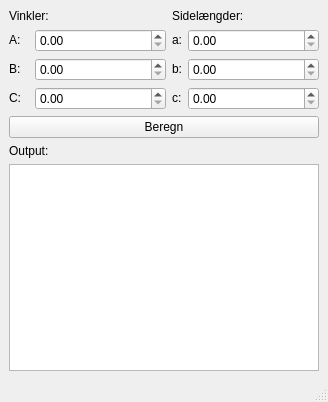
<?xml version="1.0" encoding="UTF-8"?>
<ui version="4.0">
 <class>TrekantsberegnerVindue</class>
 <widget class="QMainWindow" name="TrekantsberegnerVindue">
  <property name="geometry">
   <rect>
    <x>0</x>
    <y>0</y>
    <width>328</width>
    <height>402</height>
   </rect>
  </property>
  <property name="windowTitle">
   <string>Trekantsberegner</string>
  </property>
  <widget class="QWidget" name="centralwidget">
   <layout class="QVBoxLayout" name="verticalLayout_2">
    <item>
     <layout class="QGridLayout" name="gridLayout">
      <item row="4" column="0">
       <widget class="QLabel" name="vinkel_C_label">
        <property name="minimumSize">
         <size>
          <width>20</width>
          <height>20</height>
         </size>
        </property>
        <property name="maximumSize">
         <size>
          <width>20</width>
          <height>20</height>
         </size>
        </property>
        <property name="text">
         <string>C:</string>
        </property>
       </widget>
      </item>
      <item row="3" column="2">
       <widget class="QLabel" name="side_b_label">
        <property name="minimumSize">
         <size>
          <width>10</width>
          <height>10</height>
         </size>
        </property>
        <property name="maximumSize">
         <size>
          <width>20</width>
          <height>20</height>
         </size>
        </property>
        <property name="text">
         <string>b:</string>
        </property>
       </widget>
      </item>
      <item row="5" column="0" colspan="4">
       <widget class="QPushButton" name="beregnknap">
        <property name="text">
         <string>Beregn</string>
        </property>
       </widget>
      </item>
      <item row="1" column="0" colspan="2">
       <widget class="QLabel" name="vinkler_label">
        <property name="sizePolicy">
         <sizepolicy hsizetype="Preferred" vsizetype="Minimum">
          <horstretch>0</horstretch>
          <verstretch>0</verstretch>
         </sizepolicy>
        </property>
        <property name="maximumSize">
         <size>
          <width>16777215</width>
          <height>20</height>
         </size>
        </property>
        <property name="text">
         <string>Vinkler:</string>
        </property>
        <property name="alignment">
         <set>Qt::AlignLeading|Qt::AlignLeft|Qt::AlignVCenter</set>
        </property>
       </widget>
      </item>
      <item row="1" column="2" colspan="2">
       <widget class="QLabel" name="sider_label">
        <property name="sizePolicy">
         <sizepolicy hsizetype="Preferred" vsizetype="Minimum">
          <horstretch>0</horstretch>
          <verstretch>0</verstretch>
         </sizepolicy>
        </property>
        <property name="maximumSize">
         <size>
          <width>16777215</width>
          <height>20</height>
         </size>
        </property>
        <property name="text">
         <string>Sidelængder:</string>
        </property>
        <property name="alignment">
         <set>Qt::AlignLeading|Qt::AlignLeft|Qt::AlignVCenter</set>
        </property>
       </widget>
      </item>
      <item row="6" column="0" colspan="4">
       <widget class="QLabel" name="output_label">
        <property name="text">
         <string>Output:</string>
        </property>
       </widget>
      </item>
      <item row="2" column="0">
       <widget class="QLabel" name="vinkel_A_label">
        <property name="minimumSize">
         <size>
          <width>20</width>
          <height>20</height>
         </size>
        </property>
        <property name="maximumSize">
         <size>
          <width>20</width>
          <height>20</height>
         </size>
        </property>
        <property name="text">
         <string>A:</string>
        </property>
       </widget>
      </item>
      <item row="4" column="1">
       <widget class="QDoubleSpinBox" name="vinkel_C">
        <property name="sizePolicy">
         <sizepolicy hsizetype="MinimumExpanding" vsizetype="Fixed">
          <horstretch>0</horstretch>
          <verstretch>0</verstretch>
         </sizepolicy>
        </property>
        <property name="maximum">
         <double>180.000000000000000</double>
        </property>
       </widget>
      </item>
      <item row="2" column="3">
       <widget class="QDoubleSpinBox" name="side_a">
        <property name="sizePolicy">
         <sizepolicy hsizetype="MinimumExpanding" vsizetype="Fixed">
          <horstretch>0</horstretch>
          <verstretch>0</verstretch>
         </sizepolicy>
        </property>
        <property name="minimumSize">
         <size>
          <width>20</width>
          <height>20</height>
         </size>
        </property>
        <property name="maximum">
         <double>9999999999999.000000000000000</double>
        </property>
       </widget>
      </item>
      <item row="4" column="2">
       <widget class="QLabel" name="side_c_label">
        <property name="minimumSize">
         <size>
          <width>10</width>
          <height>10</height>
         </size>
        </property>
        <property name="maximumSize">
         <size>
          <width>20</width>
          <height>20</height>
         </size>
        </property>
        <property name="text">
         <string>c:</string>
        </property>
       </widget>
      </item>
      <item row="3" column="3">
       <widget class="QDoubleSpinBox" name="side_b">
        <property name="sizePolicy">
         <sizepolicy hsizetype="MinimumExpanding" vsizetype="Fixed">
          <horstretch>0</horstretch>
          <verstretch>0</verstretch>
         </sizepolicy>
        </property>
        <property name="minimumSize">
         <size>
          <width>20</width>
          <height>20</height>
         </size>
        </property>
        <property name="maximum">
         <double>9999999999999.000000000000000</double>
        </property>
       </widget>
      </item>
      <item row="4" column="3">
       <widget class="QDoubleSpinBox" name="side_c">
        <property name="sizePolicy">
         <sizepolicy hsizetype="MinimumExpanding" vsizetype="Fixed">
          <horstretch>0</horstretch>
          <verstretch>0</verstretch>
         </sizepolicy>
        </property>
        <property name="minimumSize">
         <size>
          <width>20</width>
          <height>20</height>
         </size>
        </property>
        <property name="maximum">
         <double>9999999999999.000000000000000</double>
        </property>
       </widget>
      </item>
      <item row="3" column="0">
       <widget class="QLabel" name="vinkel_B_label">
        <property name="minimumSize">
         <size>
          <width>20</width>
          <height>20</height>
         </size>
        </property>
        <property name="maximumSize">
         <size>
          <width>20</width>
          <height>20</height>
         </size>
        </property>
        <property name="text">
         <string>B:</string>
        </property>
       </widget>
      </item>
      <item row="2" column="1">
       <widget class="QDoubleSpinBox" name="vinkel_A">
        <property name="sizePolicy">
         <sizepolicy hsizetype="Expanding" vsizetype="Fixed">
          <horstretch>0</horstretch>
          <verstretch>0</verstretch>
         </sizepolicy>
        </property>
        <property name="maximum">
         <double>180.000000000000000</double>
        </property>
       </widget>
      </item>
      <item row="2" column="2">
       <widget class="QLabel" name="side_a_label">
        <property name="minimumSize">
         <size>
          <width>10</width>
          <height>10</height>
         </size>
        </property>
        <property name="maximumSize">
         <size>
          <width>20</width>
          <height>20</height>
         </size>
        </property>
        <property name="text">
         <string>a:</string>
        </property>
       </widget>
      </item>
      <item row="3" column="1">
       <widget class="QDoubleSpinBox" name="vinkel_B">
        <property name="sizePolicy">
         <sizepolicy hsizetype="MinimumExpanding" vsizetype="Fixed">
          <horstretch>0</horstretch>
          <verstretch>0</verstretch>
         </sizepolicy>
        </property>
        <property name="maximum">
         <double>180.000000000000000</double>
        </property>
       </widget>
      </item>
      <item row="7" column="0" colspan="4">
       <widget class="QTextBrowser" name="outputfelt">
        <property name="focusPolicy">
         <enum>Qt::NoFocus</enum>
        </property>
        <property name="acceptRichText">
         <bool>false</bool>
        </property>
       </widget>
      </item>
     </layout>
    </item>
   </layout>
  </widget>
  <widget class="QMenuBar" name="menubar">
   <property name="geometry">
    <rect>
     <x>0</x>
     <y>0</y>
     <width>328</width>
     <height>23</height>
    </rect>
   </property>
  </widget>
  <widget class="QStatusBar" name="statusbar"/>
 </widget>
 <tabstops>
  <tabstop>vinkel_A</tabstop>
  <tabstop>vinkel_B</tabstop>
  <tabstop>vinkel_C</tabstop>
  <tabstop>side_a</tabstop>
  <tabstop>side_b</tabstop>
  <tabstop>side_c</tabstop>
  <tabstop>beregnknap</tabstop>
  <tabstop>outputfelt</tabstop>
 </tabstops>
 <resources/>
 <connections/>
</ui>
